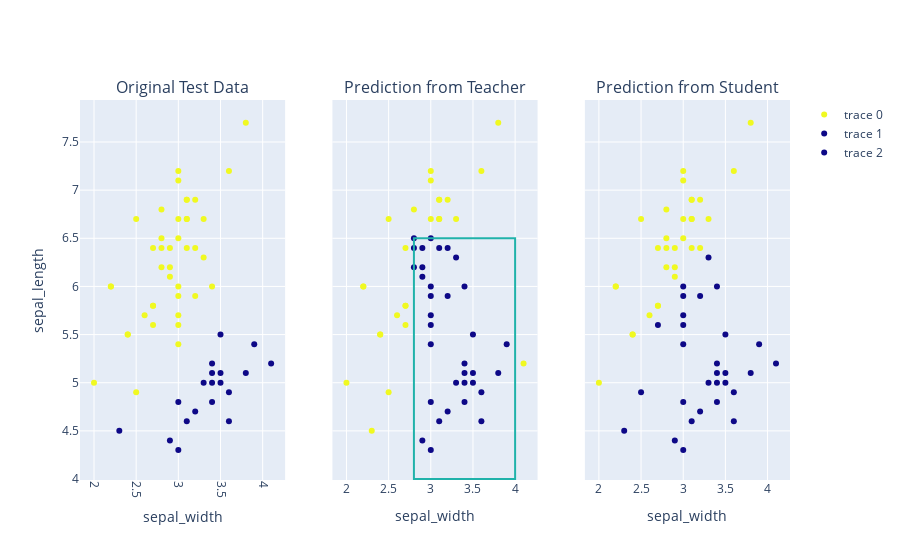

The cell this chart's notebook holds for it:
### Code cell
import plotly.graph_objects as go
from plotly.subplots import make_subplots

trace1 = go.Scatter(
    x=X_test['sepal_width'],
    y=X_test['sepal_length'],
#     marker=y_test.to_list(),
    mode="markers",
    marker = dict(color = y_test.to_list()),
)
trace2 = go.Scatter(
    x=X_test['sepal_width'],
    y=X_test['sepal_length'],
    mode="markers",    
#     marker=y_pred_teacher.to_list(),    
    marker = dict(color = y_pred_teacher.to_list()), 
)
trace3 = go.Scatter(
    x=X_test['sepal_width'],
    y=X_test['sepal_length'],
    mode="markers",    
#     marker=y_pred_student,    
    marker = dict(color = y_pred_student),    
)

fig = make_subplots(rows=1, cols=3, shared_yaxes=True, 
                    subplot_titles=(
                        "Original Test Data", 
                        "Prediction from Teacher", 
                        "Prediction from Student"))

fig['layout']['xaxis']['title']='Label x-axis 1'


fig.add_trace(trace1, row=1, col=1)
fig.add_trace(trace2, row=1, col=2)
fig.add_trace(trace3, row=1, col=3)

# sepal_length_max = 6.0
# sepal_length_min = 4
# sepal_width_min = 3.0
# sepal_width_max = 4.3

fig.add_shape(
    type="rect",
    x0=sepal_width_min, y0=sepal_length_min, x1=sepal_width_max, y1=sepal_length_max,
    line=dict(color="LightSeaGreen"),
    row=1,
    col=2
)

# Update xaxis properties
fig.update_xaxes(title_text="sepal_width", row=1, col=1)
fig.update_xaxes(title_text="sepal_width", row=1, col=2)
fig.update_xaxes(title_text="sepal_width", row=1, col=3)

# Update yaxis properties
fig.update_yaxes(title_text="sepal_length", row=1, col=1)

fig.update_layout(xaxis=dict(tickangle=90))
fig.show()

### Figure 1 — Plotly figure (JSON) as saved in the notebook; plotly's stock layout.template omitted (floating-point values rounded to 4 significant figures)
{"data": [{"marker": {"color": [1, 1, 0, 1, 1, 0, 1, 1, 0, 1, 1, 1, 0, 1, 0, 1, 1, 1, 0, 0, 1, 1, 1, 1, 1, 1, 1, 1, 1, 1, 1, 1, 0, 1, 1, 0, 0, 0, 0, 1, 1, 1, 1, 1, 1, 0, 1, 1, 1, 0, 0, 0, 1, 0, 1, 1, 1, 1, 0, 0]}, "mode": "markers", "type": "scatter", "x": [3, 3, 3.5, 3, 2.5, 2.3, 3.1, 2.7, 3.4, 3.2, 3, 3.4, 4.1, 3.6, 3.4, 3.2, 2.5, 3.1, 3.8, 3.6, 2.7, 3.2, 2.9, 2.2, 3, 3, 2.9, 2.4, 2.7, 3.1, 2.8, 2.6, 3.6, 3.1, 2.9, 3, 3.5, 3.9, 3.5, 3, 3.3, 2.8, 2.8, 3, 3, 3.3, 3.1, 2.2, 2.7, 3.2, 3.1, 3.4, 3.8, 3, 3.3, 2.4, 2, 2.8, 3.4, 2.9], "xaxis": "x", "y": [5.9, 5.4, 5, 5.6, 4.9, 4.5, 6.9, 5.6, 4.8, 6.4, 6.7, 6, 5.2, 7.2, 5.2, 5.9, 6.7, 6.4, 5.1, 4.9, 5.8, 6.9, 6.1, 6, 7.2, 6, 6.2, 5.5, 5.8, 6.7, 6.2, 5.7, 4.6, 6.9, 6.4, 4.8, 5.5, 5.4, 5.1, 7.1, 6.7, 6.8, 6.4, 6.5, 5.7, 5, 6.7, 6, 6.4, 4.7, 4.6, 5.1, 7.7, 4.3, 6.3, 5.5, 5, 6.5, 5, 4.4], "yaxis": "y"}, {"marker": {"color": [0, 0, 0, 0, 1, 1, 1, 1, 0, 0, 1, 0, 1, 1, 0, 0, 1, 0, 0, 0, 1, 1, 0, 1, 1, 0, 0, 1, 1, 1, 0, 1, 0, 1, 0, 0, 0, 0, 0, 1, 1, 1, 0, 0, 0, 0, 1, 1, 1, 0, 0, 0, 1, 0, 0, 1, 1, 0, 0, 0]}, "mode": "markers", "type": "scatter", "x": [3, 3, 3.5, 3, 2.5, 2.3, 3.1, 2.7, 3.4, 3.2, 3, 3.4, 4.1, 3.6, 3.4, 3.2, 2.5, 3.1, 3.8, 3.6, 2.7, 3.2, 2.9, 2.2, 3, 3, 2.9, 2.4, 2.7, 3.1, 2.8, 2.6, 3.6, 3.1, 2.9, 3, 3.5, 3.9, 3.5, 3, 3.3, 2.8, 2.8, 3, 3, 3.3, 3.1, 2.2, 2.7, 3.2, 3.1, 3.4, 3.8, 3, 3.3, 2.4, 2, 2.8, 3.4, 2.9], "xaxis": "x2", "y": [5.9, 5.4, 5, 5.6, 4.9, 4.5, 6.9, 5.6, 4.8, 6.4, 6.7, 6, 5.2, 7.2, 5.2, 5.9, 6.7, 6.4, 5.1, 4.9, 5.8, 6.9, 6.1, 6, 7.2, 6, 6.2, 5.5, 5.8, 6.7, 6.2, 5.7, 4.6, 6.9, 6.4, 4.8, 5.5, 5.4, 5.1, 7.1, 6.7, 6.8, 6.4, 6.5, 5.7, 5, 6.7, 6, 6.4, 4.7, 4.6, 5.1, 7.7, 4.3, 6.3, 5.5, 5, 6.5, 5, 4.4], "yaxis": "y2"}, {"marker": {"color": [0, 0, 0, 0, 0, 0, 1, 0, 0, 1, 1, 0, 0, 1, 0, 0, 1, 1, 0, 0, 1, 1, 1, 1, 1, 0, 1, 1, 1, 1, 1, 1, 0, 1, 1, 0, 0, 0, 0, 1, 1, 1, 1, 1, 0, 0, 1, 1, 1, 0, 0, 0, 1, 0, 0, 1, 1, 1, 0, 0]}, "mode": "markers", "type": "scatter", "x": [3, 3, 3.5, 3, 2.5, 2.3, 3.1, 2.7, 3.4, 3.2, 3, 3.4, 4.1, 3.6, 3.4, 3.2, 2.5, 3.1, 3.8, 3.6, 2.7, 3.2, 2.9, 2.2, 3, 3, 2.9, 2.4, 2.7, 3.1, 2.8, 2.6, 3.6, 3.1, 2.9, 3, 3.5, 3.9, 3.5, 3, 3.3, 2.8, 2.8, 3, 3, 3.3, 3.1, 2.2, 2.7, 3.2, 3.1, 3.4, 3.8, 3, 3.3, 2.4, 2, 2.8, 3.4, 2.9], "xaxis": "x3", "y": [5.9, 5.4, 5, 5.6, 4.9, 4.5, 6.9, 5.6, 4.8, 6.4, 6.7, 6, 5.2, 7.2, 5.2, 5.9, 6.7, 6.4, 5.1, 4.9, 5.8, 6.9, 6.1, 6, 7.2, 6, 6.2, 5.5, 5.8, 6.7, 6.2, 5.7, 4.6, 6.9, 6.4, 4.8, 5.5, 5.4, 5.1, 7.1, 6.7, 6.8, 6.4, 6.5, 5.7, 5, 6.7, 6, 6.4, 4.7, 4.6, 5.1, 7.7, 4.3, 6.3, 5.5, 5, 6.5, 5, 4.4], "yaxis": "y3"}], "layout": {"annotations": [{"font": {"size": 16}, "showarrow": false, "text": "Original Test Data", "x": 0.1444, "xanchor": "center", "xref": "paper", "y": 1, "yanchor": "bottom", "yref": "paper"}, {"font": {"size": 16}, "showarrow": false, "text": "Prediction from Teacher", "x": 0.5, "xanchor": "center", "xref": "paper", "y": 1, "yanchor": "bottom", "yref": "paper"}, {"font": {"size": 16}, "showarrow": false, "text": "Prediction from Student", "x": 0.8556, "xanchor": "center", "xref": "paper", "y": 1, "yanchor": "bottom", "yref": "paper"}], "shapes": [{"line": {"color": "LightSeaGreen"}, "type": "rect", "x0": 2.8, "x1": 4, "xref": "x2", "y0": 4, "y1": 6.5, "yref": "y2"}], "xaxis": {"anchor": "y", "domain": [0, 0.2889], "tickangle": 90, "title": {"text": "sepal_width"}}, "xaxis2": {"anchor": "y2", "domain": [0.3556, 0.6444], "title": {"text": "sepal_width"}}, "xaxis3": {"anchor": "y3", "domain": [0.7111, 1], "title": {"text": "sepal_width"}}, "yaxis": {"anchor": "x", "domain": [0, 1], "title": {"text": "sepal_length"}}, "yaxis2": {"anchor": "x2", "domain": [0, 1], "matches": "y", "showticklabels": false}, "yaxis3": {"anchor": "x3", "domain": [0, 1], "matches": "y", "showticklabels": false}}}
